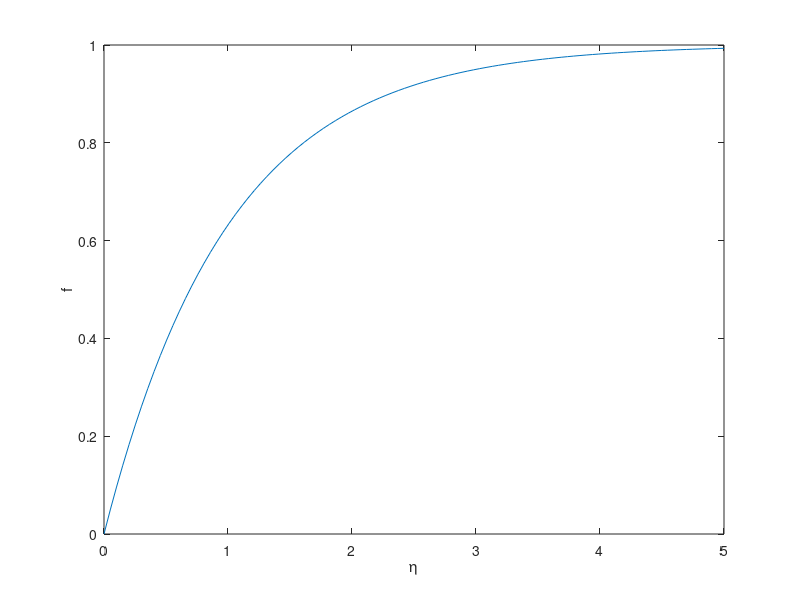
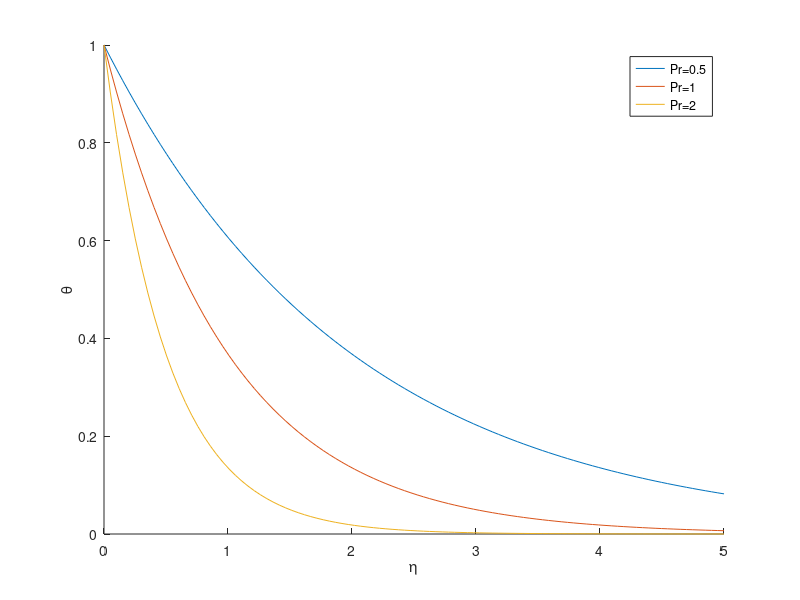

The MATLAB script that drew these images, in order:
eta = linspace(0,5,100);
Pr = [0.5, 1, 2];

f = 1-exp(-eta);
figure(1);
plot(eta, f);
xlabel('\eta');
ylabel('f');

figure(2);
hold on;
for i = 1:3 
    theta = exp(-Pr(i)*eta);
    plot(eta, theta);
end
xlabel('\eta');
ylabel('\theta'); 
legend('Pr=0.5', 'Pr=1', 'Pr=2');
